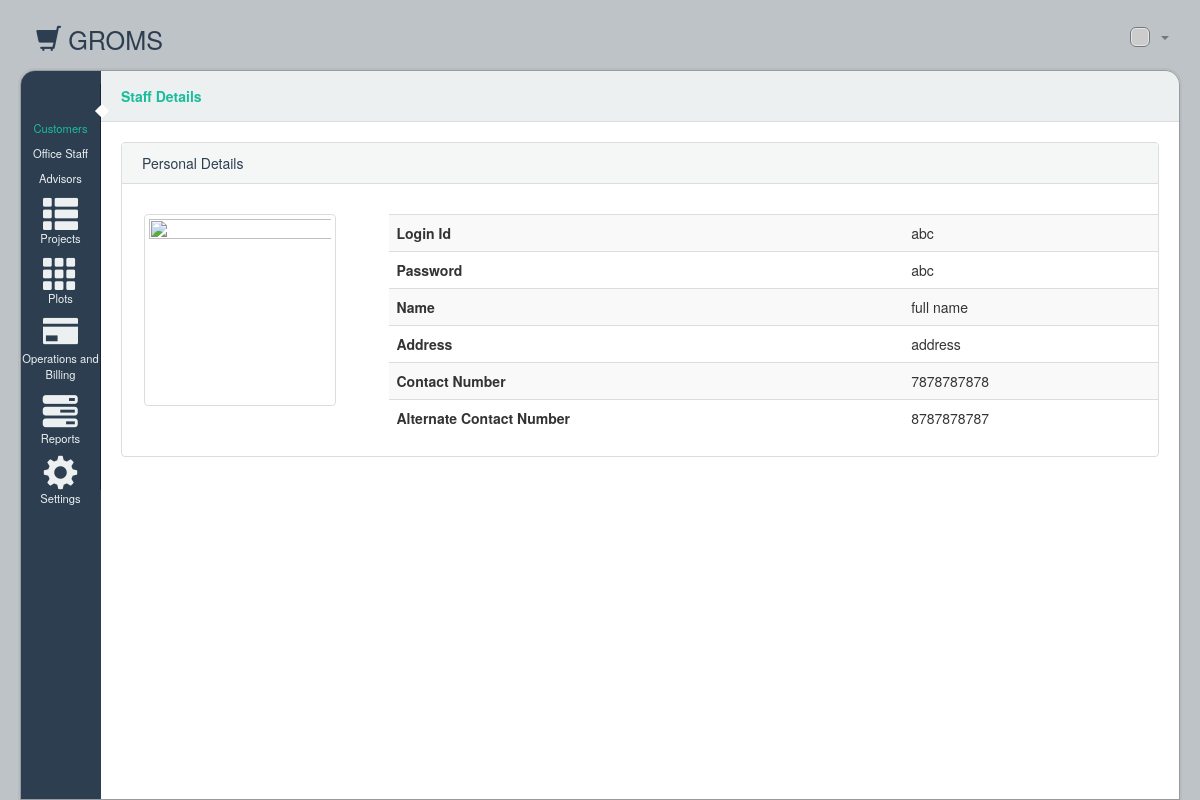
Page /staffmember_detail/1/ on the earlier database version.
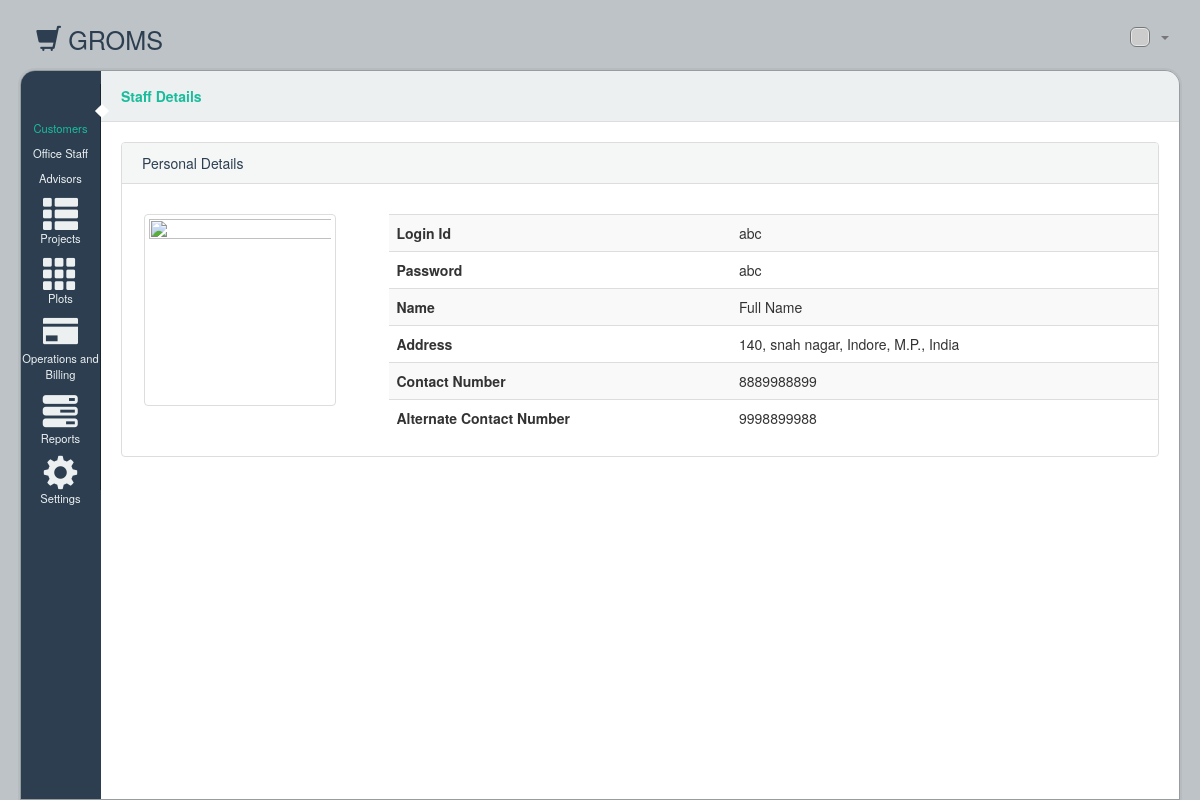
Same page on the later database version.
### grom/models.py (models this page shows, shortened)
class StaffUser(models.Model):
	loginid = models.CharField(max_length=50, unique=True)
	password = models.CharField(max_length=50)
	fullname = models.CharField(max_length=100)
	contact_no = models.CharField(max_length=15)
	alternate_contact_no = models.CharField(max_length=15,null=True)
	address = models.TextField()

### grom/views.py (the view)
# urls.py: url(r'^staffmember_detail/(?P<member_id>.+)/$', views.staffmember_detail),
def staffmember_detail(request, member_id):
    member = StaffUser.objects.get(id=member_id)
    return render(request, 'grom/staffmember_detail.html', {'member': member})

### grom/templates/grom/staffmember_detail.html (shortened to what this page needs)
{%extends 'grom/base.html'%}
{%block content%}
      <section id='tools'>
        <ul class='breadcrumb' id='breadcrumb'>
          <li class='title'>Staff Details</li>
        </ul>
        <div id='toolbar'>
        </div>
      </section>
      <div id='content'>
        <div class='panel panel-default'>
          <div class='panel-heading'>
            Personal Details
          </div>
          <div class='panel-body'></div>
          <div class='row'>
            <div align='center' class='col-md-3 col-lg-3'>
              <img class="img-responisve img-thumbnail" alt="" width="192" height="192" src="../assets/images/thumb_default-bc6b0c05.png" />
            </div>
            <div class='col-md-9 col-lg-9'>
              <table class='table table-user-information'>
                <tbody>
                  <tr>
                    <th>Login Id</th>
                    <td>{{member.loginid}}</td>
                  </tr>
                  <tr>
                    <th>Password</th>
                    <td>{{member.password}}</td>
                  </tr>
                  <tr>
                    <th>Name</th>
                    <td>{{member.fullname}}</td>
                  </tr>
                  <tr>
                    <th>Address</th>
                    <td>{{member.address}}</td>
                  </tr>
                  <tr>
                    <th>Contact Number</th>
                    <td>{{member.contact_no}}</td>
                  </tr>
                  <tr>
                    <th>Alternate Contact Number</th>
                    <td>{{member.alternate_contact_no}}</td>
                  </tr>
                </tbody>
              </table>
            </div>
          </div>
        </div>
             </div>
    </div>
   {%endblock content%}

Differences in the rows shown:
changed StaffUser "abc": fullname "full name" → "Full Name"; address "address" → "140, snah nagar, Indore, M.P., India"; contact_no "7878787878" → "8889988899"; alternate_contact_no "8787878787" → "9998899988"
